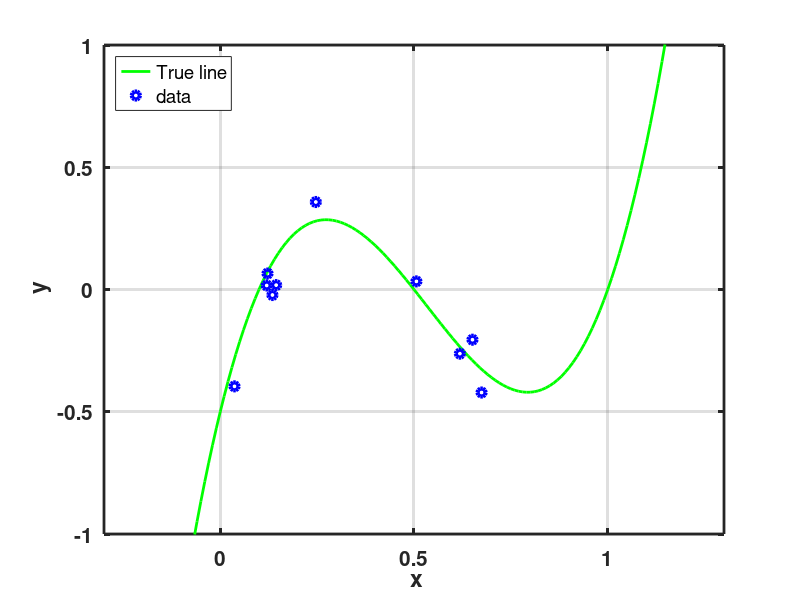

The MATLAB script that drew this image: (Note: this script raises an error after producing the figure.)
%{
Title: Linear Model & Regularization
Author: Chul Min Yeum
Email: cmyeum@uwaterloo.ca
Last updated: 2020-12-28
%}

clc; clear; close all;
%% Data generation

rng(180);

% y = 10*(x-0.1)(x-0.5)(x-1);
xin = rand(10,1);
yin = 10*(xin-0.1).*(xin-0.5).*(xin-1) + (rand(10,1)-0.5)*0.3; % add noise

fig1=figure(1); set(fig1,'Position', [100 100 800 600]);

x_graph = -1:0.01:2;
y_graph = 10*(x_graph-0.1).*(x_graph-0.5).*(x_graph-1);
plot(x_graph,y_graph,'g', 'linewidth', 2); hold on; warning off;
plot(xin, yin, 'ob', 'linewidth', 3);hold off;
legend('True line', 'data'); 
legend('location', 'northwest');
grid on;xlabel('\bf x'); ylabel('\bf y'); hold off;axis tight;grid on;
xlim([-0.3 1.3]); ylim([-1 1]);
set(gca,'fontsize',15,'linewidth',2,'fontweight','bold');

%% Gradient Descent of a polynomial model & Regularization

n_iter = 50000;
l_r = 0.05;
lambda = 0.001;
order = 6;

params = zeros(order+1,n_iter);
% cost_all = zeros(1, n_iter);

params(:,1) = 2*(rand(order+1,1)-0.5);
% cost_all(1) = Cost_J(params(:,1), xin, yin, lambda);
for ii=1:n_iter-1
    dJ = Cost_dJ(params(:,ii), xin, yin, lambda);
    params(:,ii+1) = params(:,ii) - l_r*dJ;
%     cost_all(ii+1) = Cost_J(params(:,ii+1), xin, yin, lambda);
end

x_test = -1.3:0.01:2.3;

fig2=figure(2);
set(fig2,'Position', [100 100 800 600]);
x_graph = -1.3:0.01:2.3;
y_graph = 10*(x_graph-0.1).*(x_graph-0.5).*(x_graph-1);

plot(x_graph,y_graph,'g', 'linewidth', 3); hold on; warning off;
plot(xin, yin, 'ob', 'linewidth', 3);

y_test = CompPoly(params(:,end), x_test');
plot(x_test,y_test,':m', 'linewidth', 3); hold off; warning off;

legend('True line', 'data', 'Best fitted line'); 
legend('location', 'northwest');
grid on;xlabel('\bf x'); ylabel('\bf y'); hold off;axis tight;grid on;
xlim([-1.3 2.3]); ylim([-5 5]);
set(gca,'fontsize',15,'linewidth',2,'fontweight','bold');


function y = CompPoly(pa, x)
n = numel(pa)-1; % nth order polynomial
powx = x.^(0:n); % matrix having x power of n to 0 
y = powx*pa;
end

function J = Cost_J(pa, x, y, lambda)
n = numel(pa)-1; % nth order polynomial
powx = x.^(0:n); % matrix having x power of n to 0 
J = sum((powx*pa-y).^2) + lambda*pa'*pa;
end

function dJ = Cost_dJ(pa, x, y, lambda)
n = numel(pa)-1; % nth order polynomial
dJ = zeros(n+1,1); % partial dervivative of the cost function
powx = x.^(0:n); % matrix having x power of n to 0 

for ii=1:n+1
    dJ(ii) = 2*sum((powx*pa - y).*powx(:,ii)) + pa(ii)*lambda;
end
end
